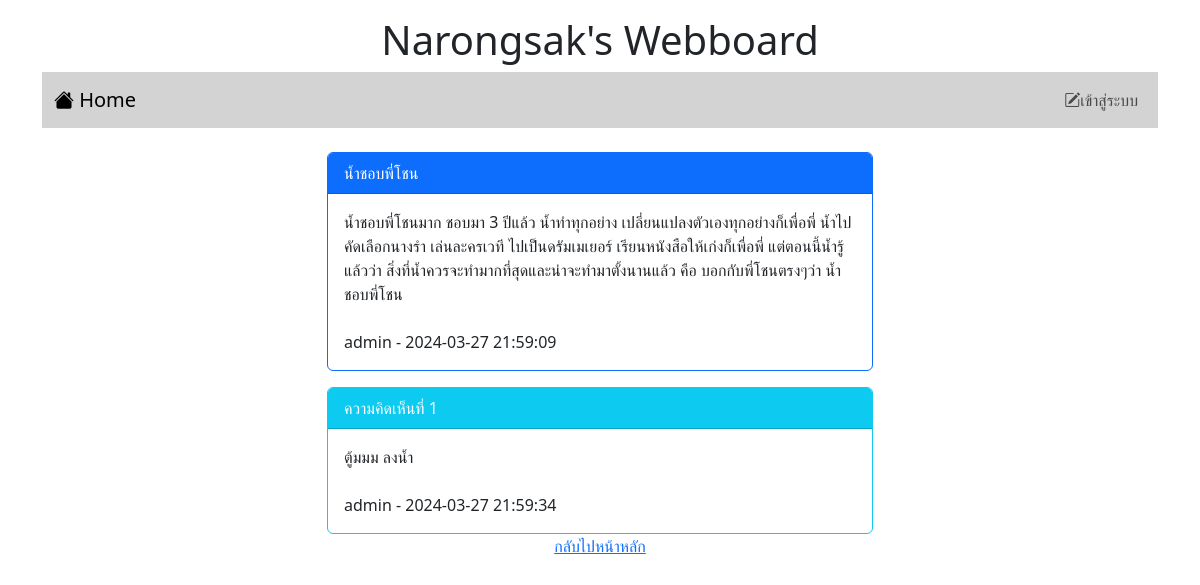
Screenshot of /post.php?id=8 with the database file from the repository.
### tables this page shows
CREATE TABLE `post` (
  `id` int(11) NOT NULL,
  `title` varchar(128) NOT NULL,
  `content` varchar(2048) NOT NULL,
  `post_date` datetime NOT NULL,
  `cat_id` int(11) NOT NULL,
  `user_id` int(11) NOT NULL
);

CREATE TABLE `user` (
  `id` int(11) NOT NULL,
  `login` varchar(32) NOT NULL,
  `password` varchar(64) NOT NULL,
  `name` varchar(64) NOT NULL,
  `gender` char(1) NOT NULL,
  `email` varchar(32) NOT NULL,
  `role` char(1) NOT NULL
);

CREATE TABLE `comment` (
  `id` int(11) NOT NULL,
  `content` varchar(20148) NOT NULL,
  `post_date` datetime NOT NULL,
  `user_id` int(11) NOT NULL,
  `post_id` int(11) NOT NULL
);

### post.php (the view, shortened to what this page needs)
<!DOCTYPE html>
<html lang="en">
<head>
    <link href="https://cdn.jsdelivr.net/npm/bootstrap@5.3.2/dist/css/bootstrap.min.css" rel="stylesheet">
    <link rel="stylesheet" href="https://cdn.jsdelivr.net/npm/bootstrap-icons@1.11.3/font/bootstrap-icons.min.css">
</head>
<body>
    <div class="container-lg">
        <h1 style="text-align: center;" class="mt-3">Narongsak's Webboard</h1>
        <?php include "nav.php" ?>
        <div class="row mt-4">
            <div class="col-lg-3 col-md-2 col-sm-1"></div>
            <div class="col-lg-6 col-md-8 col-sm-10">
                <?php
                $conn = new PDO("mysql:host=localhost;dbname=webboard;charset=utf8", "root", "");
                $sql = "SELECT post.title,post.content,post.post_date,user.login
                FROM post INNER JOIN user ON (post.user_id=user.id) WHERE post.id=$_GET[id]";
                $result = $conn->query($sql);
                while ($row = $result->fetch()) {
                    echo "<div class='card border-primary'>";
                    echo "<div class='card-header bg-primary text-white'>$row[0]</div>";
                    echo "<div class='card-body'>$row[content]<br><br>$row[3] - $row[2]</div>";
                    echo "</div>";
                }
                $sql = "SELECT comment.content, comment.post_date, user.login
                FROM comment INNER JOIN user ON (comment.user_id=user.id) WHERE comment.post_id=$_GET[id]";
                $result = $conn->query($sql);
                $i=1;
                while ($row = $result->fetch()) {
                    echo "<div class='card border-info mt-3'>";
                    echo "<div class='card-header bg-info text-white'>ความคิดเห็นที่ $i</div>";
                    echo "<div class='card-body'>$row[content]<br><br>$row[login] - $row[post_date]</div>";
                    echo "</div>";
                    $i=$i+1;
                }
                ?>
            </div>
            <div class="col-lg03 col-md-2 col-sm-1"></div>
        </div>
        <div style="text-align: center;"><a href="index.php">กลับไปหน้าหลัก</a></div>
    </div>
</body>
</html>

### rows the page displays
post: title "น้ำชอบพี่โชน", content "น้ำชอบพี่โชนมาก ชอบมา 3 ปีแล้ว น้ำทำทุกอย่าง เปลี่ยนแปลงตัวเองทุกอย่างก็เพื่อพี่ น้ำไปคัดเลือกนางรำ เล่นละครเวที ไปเป็นดรัมเมเยอร์ เรียนหนังสือให้เก่งก็เพื่อพี่ แต่ตอนนี้น้ำรู้แล้วว่า สิ่งที่น้ำควรจะทำมากที่สุดและน่าจะทำมาตั้งนานแล้ว คือ บอกกับพี่โชนตรงๆว่า น้ำชอบพี่โชน", user.login "admin", post_date "2024-03-27 21:59:09"
comment: content "ตู้มมม ลงน้ำ", user.login "admin", post_date "2024-03-27 21:59:34"
